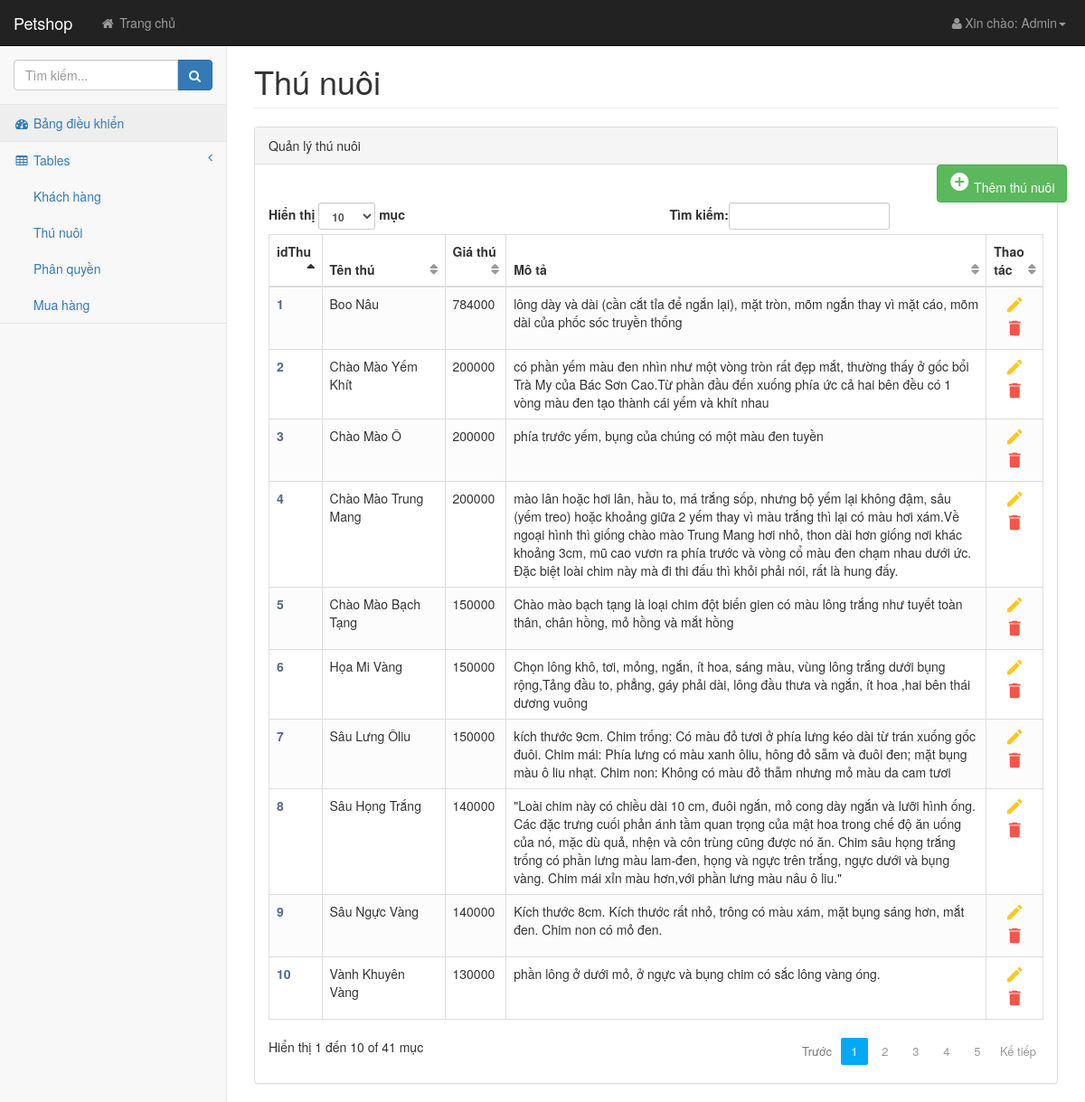
Page /admin/trang/index.php?mod=thunuoi (signed in) on the committed database.
### tables this page shows
CREATE TABLE `thunuoi` (
  `idThu` int(10) NOT NULL,
  `idLoai` varchar(10) NOT NULL,
  `tenThu` varchar(50) NOT NULL,
  `tuoiThu` varchar(10) NOT NULL,
  `canNangThu` varchar(10) NOT NULL,
  `gioiTinhThu` varchar(10) NOT NULL,
  `hinhThu` varchar(30) DEFAULT NULL,
  `giaThu` float NOT NULL,
  `moTaThuNuoi` varchar(10000) NOT NULL
);

### hamXuLy.php (called while the page is built, shortened)
<?php
    function getAdmin($link,$Email){
        $sql = "select * from admin where Email = '$Email'";
        $result = mysqli_query($link,$sql);
        $row = mysqli_fetch_array($result);
        return $row;
    }
?>

### admin/trang/thunuoi.php (the view, shortened to what this page needs)
<div id="wrapper">
<div class="row">
    <div class="col-lg-12">
        <h1 class="page-header">Thú nuôi</h1>
    </div>
</div>
<div class="row">
    <div class="col-lg-12">
        <div class="panel panel-default">
            <div class="panel-heading">
                Quản lý thú nuôi
            </div>
            <div class="col-sm-2" style="float: right">
                <a href="?mod=themThuNuoi" class="btn btn-success" id="btnthemThu"><i class="material-icons">&#xE147;</i> <span>Thêm thú nuôi</span></a>
            </div>
            <div class="panel-body">
                <div class="dataTable_wrapper">
                    <table class="table table-striped table-bordered table-hover" id="dataTables-example">
                        <thead>
                        <tr>
                            <th>idThu</th>
                            <th>Tên thú</th>
                            <th>Giá thú</th>
                            <th>Mô tả</th>
                            <th>Thao tác</th>
                        </tr>
                        </thead>
                        <tbody>
                        <?php include '../../connected.php';
                        $sql="SELECT * FROM thunuoi ORDER BY tenThu ASC";
                        $query=mysqli_query($link,$sql);
                        while ($row=mysqli_fetch_array($query)) {
                            ?>
                            <tr class="odd gradeX" id="<?php $row['idThu']; ?>">
                                <td class="center" id="<?php $row['idThu'];?>"><a href="javascript:view('<?php $row['idThu']; ?>');"> <?php echo $row['idThu']; ?></a></td>
                                <td><?php echo $row['tenThu']; ?></td>
                                <td><?php echo $row['giaThu']; ?></td>
                                <td style="width: 500px"><?php echo $row['moTaThuNuoi']; ?></td>
                                <td style="text-align: center; ">
                                    <a href="?mod=suaThuNuoi&&idThu=<?php echo $row['idThu'];?>" class="edit" id="editKH" data-toggle="modal"><i class="material-icons" data-toggle="tooltip" title="Edit">&#xE254;</i></a>
                                    <a style="cursor: pointer" class="delete" onclick="confirmXoa(<?php echo $row['idThu']?>)" ><i class="material-icons" data-toggle="tooltip" title="Delete">&#xE872;</i></a>
                                </td>
                            </tr>
                        <?php }?>
                        </tbody>
                    </table>
                </div>
            </div>
        </div>
    </div>
</div>
</div>

### admin/trang/index.php (shortened to what this page needs)
<!DOCTYPE html>
<html lang="en">
<head>
    <link href="../css/bootstrap.min.css" rel="stylesheet">
    <link href="../css/metisMenu.min.css" rel="stylesheet">
    <link href="../css/timeline.css" rel="stylesheet">
    <link href="../css/startmin.css" rel="stylesheet">
    <link href="../css/morris.css" rel="stylesheet">
    <link href="../css/cssChung.css" rel="stylesheet">
    <link href="../css/font-awesome.min.css" rel="stylesheet" type="text/css">
    </head>
    <body>
    <div id="wrapper">
        <nav class="navbar navbar-inverse navbar-fixed-top" role="navigation">
          <?php include 'header.php';
          include 'nav.php';
        ?>
        </nav>
        <div id="page-wrapper">
            <?php
            $mod=@$_GET['mod'];
            include ("{$mod}.php");
            ?>
        </div>
    </div>
    </body>
    </html>

### admin/trang/header.php (shortened to what this page needs)
<?php session_start();
include '../../connected.php';
include '../../hamXuLy.php';
if(isset($_SESSION['usernameAD'])){
    $Email = $_SESSION['usernameAD'];
}
else{
    header('location: login.php');
}?>
    <div class="navbar-header">
        <a class="navbar-brand" href="index.php">Petshop</a>
    </div>
    <ul class="nav navbar-nav navbar-left navbar-top-links">
        <li><a href="../../index.php"><i class="fa fa-home fa-fw"></i> Trang chủ</a></li>
    </ul>
    <?php $admin = getAdmin($link,$Email); ?>
    <ul class="nav navbar-right navbar-top-links">
        <li class="dropdown">
            <a class="dropdown-toggle" data-toggle="dropdown" href="#">
                <i class="fa fa-user fa-fw"></i>Xin chào: <?php echo $admin['Hoten'];?><b class="caret"></b>
            </a>
        </li>
    </ul>

### admin/trang/nav.php (shortened to what this page needs)
<div class="navbar-default sidebar" role="navigation">
    <div class="sidebar-nav navbar-collapse">
        <ul class="nav" id="side-menu">
            <li class="sidebar-search">
                <div class="input-group custom-search-form">
                    <input type="text" class="form-control" placeholder="Tìm kiếm...">
                    <span class="input-group-btn">
                        <button class="btn btn-primary" type="button">
                            <i class="fa fa-search"></i>
                        </button>
                    </span>
                </div>
            </li>
            <li>
                <a href="index.php?mod=bangdieukhien" class="active"><i class="fa fa-dashboard fa-fw"></i> Bảng điều khiển</a>
            </li>
            <li class="">
                <a href="#"><i class="fa fa-table fa-fw"></i> Tables<span class="fa arrow"></span></a>
                <ul class="nav nav-second-level">
                    <li>
                        <a href="?mod=khachhang" id="table-list" style="cursor: pointer">Khách hàng</a>
                    </li>
                    <li>
                        <a href="?mod=thunuoi" id="thunuoi-list"  style="cursor: pointer">Thú nuôi</a>
                    </li>
                    <li>
                        <a href="?mod=phanquyen"  style="cursor: pointer">Phân quyền</a>
                    </li>
                    <li>
                        <a href="?mod=muahang"  style="cursor: pointer">Mua hàng</a>
                    </li>
                </ul>
            </li>
        </ul>
    </div>
</div>

### admin/css/startmin.css (style rules this page uses)
body { background-color: #f8f8f8; }
#wrapper { width: 100%; }
#page-wrapper { padding: 30px 15px 0 15px; min-height: 568px; background-color: #fff; }
@media (min-width:768px) { #page-wrapper { position: inherit; margin-left: 250px; padding: 30px 30px 0 30px; border-left: 1px solid #e7e7e7; } }
.navbar-header { float: left; }
.navbar-left { float: left; }
.navbar-right { text-align: right; }
.navbar-top-links { margin: 0; }
.navbar-top-links li { display: inline-block; }
.navbar-top-links li:last-child { margin-right: 6px; }
.navbar-top-links li a { padding: 15px; min-height: 50px; }
.navbar-top-links>li>a { color: #999; }
.sidebar .sidebar-nav.navbar-collapse { padding-right: 0; padding-left: 0; }
.sidebar .sidebar-search { padding: 15px; }
.sidebar ul li { border-bottom: 1px solid #e7e7e7; }
.sidebar ul li a.active { background-color: #eee; }
.sidebar .arrow { float: right; }
.sidebar .fa.arrow:before { content: "\f104"; }
.sidebar .nav-second-level li, .sidebar .nav-third-level li { border-bottom: 0!important; }
.sidebar .nav-second-level li a { padding-left: 37px; }
@media (min-width:768px) { .sidebar { z-index: 1; position: absolute; width: 250px; margin-top: 51px; } }
table.dataTable thead .sorting, table.dataTable thead .sorting_asc, table.dataTable thead .sorting_desc, table.dataTable thead .sorting_asc_disabled, table.dataTable thead .sorting_desc_disabled { background: 0 0; }
table.dataTable thead .sorting_asc:after { content: "\f0de"; float: right; font-family: fontawesome; }
table.dataTable thead .sorting:after { content: "\f0dc"; float: right; font-family: fontawesome; color: rgba(50,50,50,.5); }

### admin/css/cssChung.css (style rules this page uses)
table.table-striped tbody tr:nth-of-type(odd) { background-color: #fcfcfc; }
table.table td:last-child i { opacity: 0.9; font-size: 22px; margin: 0 5px; }
table.table td a { font-weight: bold; color: #566787; display: inline-block; text-decoration: none; outline: none !important; }
table.table td a.edit { color: #FFC107; }
table.table td a.delete { color: #F44336; }
table.table td i { font-size: 19px; }

### rows in the picture
thunuoi: idThu "1", tenThu "Boo Nâu", giaThu "784000", moTaThuNuoi "lông dày và dài (cần cắt tỉa để ngắn lại), mặt tròn, mõm ngắn thay vì mặt cáo, mõm dài của phốc sóc truyền thống"
thunuoi: idThu "5", tenThu "Chào Mào Bạch Tạng", giaThu "150000", moTaThuNuoi "Chào mào bạch tạng là loại chim đột biến gien có màu lông trắng như tuyết toàn thân, chân hồng, mỏ hồng và mắt hồng"
thunuoi: idThu "3", tenThu "Chào Mào Ô", giaThu "200000", moTaThuNuoi "phía trước yếm, bụng của chúng có một màu đen tuyền"
thunuoi: idThu "4", tenThu "Chào Mào Trung Mang", giaThu "200000", moTaThuNuoi "mào lân hoặc hơi lân, hầu to, má trắng sốp, nhưng bộ yếm lại không đậm, sâu (yếm treo) hoặc khoảng giữa 2 yếm thay vì màu trắng thì lại có màu hơi xám.Về ngoại hình thì giống chào mào Trung Mang hơi nhỏ, thon dài hơn giống nơi khác khoảng 3cm, mũ cao vươn ra phía trước và vòng cổ màu đen chạm nhau dưới ức. Đặc biệt loài chim này mà đi thi đấu thì khỏi phải nói, rất là hung đấy."
thunuoi: idThu "2", tenThu "Chào Mào Yếm Khít", giaThu "200000", moTaThuNuoi "có phần yếm màu đen nhìn như một vòng tròn rất đẹp mắt, thường thấy ở gốc bổi Trà My của Bác Sơn Cao.Từ phần đầu đến xuống phía ức cả hai bên đều có 1 vòng màu đen tạo thành cái yếm và khít nhau"
thunuoi: idThu "6", tenThu "Họa Mi Vàng", giaThu "150000", moTaThuNuoi "Chọn lông khô, tơi, mỏng, ngắn, ít hoa, sáng màu, vùng lông trắng dưới bụng rộng,Tảng đầu to, phẳng, gáy phải dài, lông đầu thưa và ngắn, ít hoa ,hai bên thái dương vuông"
thunuoi: idThu "8", tenThu "Sâu Họng Trắng", giaThu "140000", moTaThuNuoi "\"Loài chim này có chiều dài 10 cm, đuôi ngắn, mỏ cong dày ngắn và lưỡi hình ống. Các đặc trưng cuối phản ánh tầm quan trọng của mật hoa trong chế độ ăn uống của nó, mặc dù quả, nhện và côn trùng cũng được nó ăn. Chim sâu họng trắng trống có phần lưng màu lam-đen, họng và ngực trên trắng, ngực dưới và bụng vàng. Chim mái xỉn màu hơn,với phần lưng màu nâu ô liu.\""
thunuoi: idThu "7", tenThu "Sâu Lưng Ôliu", giaThu "150000", moTaThuNuoi "kích thước 9cm. Chim trống: Có màu đỏ tươi ở phía lưng kéo dài từ trán xuống gốc đuôi. Chim mái: Phía lưng có màu xanh ôliu, hông đỏ sẫm và đuôi đen; mặt bụng màu ô liu nhạt. Chim non: Không có màu đỏ thẫm nhưng mỏ màu da cam tươi"
thunuoi: idThu "9", tenThu "Sâu Ngực Vàng", giaThu "140000", moTaThuNuoi "Kích thước 8cm. Kích thước rất nhỏ, trông có màu xám, mặt bụng sáng hơn, mắt đen. Chim non có mỏ đen."
thunuoi: idThu "10", tenThu "Vành Khuyên Vàng", giaThu "130000", moTaThuNuoi "phần lông ở dưới mỏ, ở ngực và bụng chim có sắc lông vàng óng."

### other values in the picture
$admin['Hoten'] "Admin"
